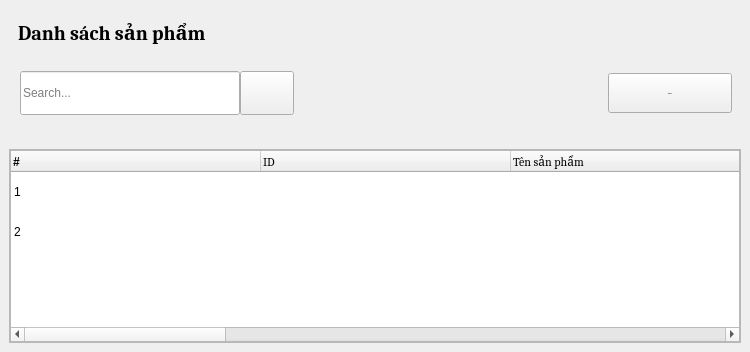
         <widget class="QWidget" name="product_page">
          <layout class="QGridLayout" name="gridLayout_8">
           <property name="leftMargin">
            <number>0</number>
           </property>
           <property name="topMargin">
            <number>0</number>
           </property>
           <property name="rightMargin">
            <number>0</number>
           </property>
           <property name="bottomMargin">
            <number>0</number>
           </property>
           <property name="spacing">
            <number>0</number>
           </property>
           <item row="0" column="0">
            <widget class="QWidget" name="userContainer" native="true">
             <layout class="QGridLayout" name="gridLayout_10">
              <property name="leftMargin">
               <number>0</number>
              </property>
              <property name="topMargin">
               <number>0</number>
              </property>
              <property name="rightMargin">
               <number>0</number>
              </property>
              <property name="bottomMargin">
               <number>0</number>
              </property>
              <item row="0" column="0">
               <widget class="QWidget" name="titleContainer" native="true">
                <property name="minimumSize">
                 <size>
                  <width>0</width>
                  <height>0</height>
                 </size>
                </property>
                <layout class="QGridLayout" name="gridLayout_12">
                 <item row="0" column="0">
                  <widget class="QWidget" name="widget_4" native="true">
                   <layout class="QVBoxLayout" name="verticalLayout_6">
                    <item>
                     <widget class="QLabel" name="label">
                      <property name="font">
                       <font>
                        <family>Cambria</family>
                        <pointsize>15</pointsize>
                        <bold>true</bold>
                       </font>
                      </property>
                      <property name="text">
                       <string>Danh sách sản phẩm</string>
                      </property>
                     </widget>
                    </item>
                   </layout>
                  </widget>
                 </item>
                 <item row="1" column="0">
                  <widget class="QWidget" name="widget_2" native="true">
                   <layout class="QHBoxLayout" name="horizontalLayout_6">
                    <item>
                     <widget class="QWidget" name="searchBoxContainer_4" native="true">
                      <layout class="QHBoxLayout" name="horizontalLayout_5">
                       <property name="spacing">
                        <number>0</number>
                       </property>
                       <property name="leftMargin">
                        <number>0</number>
                       </property>
                       <property name="topMargin">
                        <number>1</number>
                       </property>
                       <property name="rightMargin">
                        <number>0</number>
                       </property>
                       <property name="bottomMargin">
                        <number>1</number>
                       </property>
                       <item>
                        <layout class="QHBoxLayout" name="searchBox">
                         <property name="spacing">
                          <number>0</number>
                         </property>
                         <property name="leftMargin">
                          <number>2</number>
                         </property>
                         <item>
                          <widget class="QLineEdit" name="search_input_product_2">
                           <property name="minimumSize">
                            <size>
                             <width>220</width>
                             <height>44</height>
                            </size>
                           </property>
                           <property name="placeholderText">
                            <string>Search...</string>
                           </property>
                          </widget>
                         </item>
                         <item>
                          <widget class="QPushButton" name="search_btn_product_2">
                           <property name="sizePolicy">
                            <sizepolicy hsizetype="Preferred" vsizetype="Preferred">
                             <horstretch>0</horstretch>
                             <verstretch>0</verstretch>
                            </sizepolicy>
                           </property>
                           <property name="minimumSize">
                            <size>
                             <width>54</width>
                             <height>40</height>
                            </size>
                           </property>
                           <property name="maximumSize">
                            <size>
                             <width>40</width>
                             <height>16777215</height>
                            </size>
                           </property>
                           <property name="cursor">
                            <cursorShape>PointingHandCursor</cursorShape>
                           </property>
                           <property name="text">
                            <string/>
                           </property>
                           <property name="icon">
                            <iconset resource="../resource.qrc">
                             <normaloff>:/icon/resources/icon/search-13-48.ico</normaloff>:/icon/resources/icon/search-13-48.ico</iconset>
                           </property>
                          </widget>
                         </item>
                        </layout>
                       </item>
                      </layout>
                     </widget>
                    </item>
                    <item>
                     <spacer name="horizontalSpacer_3">
                      <property name="orientation">
                       <enum>Qt::Horizontal</enum>
                      </property>
                      <property name="sizeHint" stdset="0">
                       <size>
                        <width>308</width>
                        <height>20</height>
                       </size>
                      </property>
                     </spacer>
                    </item>
                    <item>
                     <widget class="QWidget" name="widget_5" native="true">
                      <property name="minimumSize">
                       <size>
                        <width>100</width>
                        <height>0</height>
                       </size>
                      </property>
                      <layout class="QVBoxLayout" name="verticalLayout_12">
                       <property name="spacing">
                        <number>0</number>
                       </property>
                       <property name="leftMargin">
                        <number>0</number>
                       </property>
                       <property name="topMargin">
                        <number>0</number>
                       </property>
                       <property name="rightMargin">
                        <number>0</number>
                       </property>
                       <property name="bottomMargin">
                        <number>0</number>
                       </property>
                       <item>
                        <widget class="QPushButton" name="btn_add_product">
                         <property name="minimumSize">
                          <size>
                           <width>124</width>
                           <height>40</height>
                          </size>
                         </property>
                         <property name="font">
                          <font>
                           <family>Cambria</family>
                           <pointsize>-1</pointsize>
                          </font>
                         </property>
                         <property name="cursor">
                          <cursorShape>PointingHandCursor</cursorShape>
                         </property>
                         <property name="text">
                          <string>Thêm mới</string>
                         </property>
                         <property name="icon">
                          <iconset resource="../resource.qrc">
                           <normaloff>:/icon/resources/icon/plus-solid.svg</normaloff>:/icon/resources/icon/plus-solid.svg</iconset>
                         </property>
                         <property name="autoRepeatInterval">
                          <number>100</number>
                         </property>
                        </widget>
                       </item>
                      </layout>
                     </widget>
                    </item>
                   </layout>
                  </widget>
                 </item>
                </layout>
               </widget>
              </item>
              <item row="1" column="0">
               <widget class="QWidget" name="tableContainer" native="true">
                <property name="sizePolicy">
                 <sizepolicy hsizetype="Preferred" vsizetype="Preferred">
                  <horstretch>0</horstretch>
                  <verstretch>0</verstretch>
                 </sizepolicy>
                </property>
                <layout class="QGridLayout" name="gridLayout_11">
                 <item row="0" column="0">
                  <widget class="QFrame" name="tableUserContainer">
                   <property name="frameShape">
                    <enum>QFrame::StyledPanel</enum>
                   </property>
                   <property name="frameShadow">
                    <enum>QFrame::Raised</enum>
                   </property>
                   <layout class="QGridLayout" name="gridLayout_9">
                    <property name="leftMargin">
                     <number>0</number>
                    </property>
                    <property name="topMargin">
                     <number>0</number>
                    </property>
                    <property name="rightMargin">
                     <number>0</number>
                    </property>
                    <property name="bottomMargin">
                     <number>0</number>
                    </property>
                    <property name="spacing">
                     <number>0</number>
                    </property>
                    <item row="0" column="0">
                     <widget class="QTableWidget" name="table_product">
                      <property name="enabled">
                       <bool>true</bool>
                      </property>
                      <property name="sizePolicy">
                       <sizepolicy hsizetype="Expanding" vsizetype="Expanding">
                        <horstretch>0</horstretch>
                        <verstretch>0</verstretch>
                       </sizepolicy>
                      </property>
                      <property name="cursor" stdset="0">
                       <cursorShape>PointingHandCursor</cursorShape>
                      </property>
                      <property name="focusPolicy">
                       <enum>Qt::NoFocus</enum>
                      </property>
                      <property name="acceptDrops">
                       <bool>false</bool>
                      </property>
                      <property name="frameShape">
                       <enum>QFrame::StyledPanel</enum>
                      </property>
                      <property name="frameShadow">
                       <enum>QFrame::Sunken</enum>
                      </property>
                      <property name="horizontalScrollBarPolicy">
                       <enum>Qt::ScrollBarAsNeeded</enum>
                      </property>
                      <property name="sizeAdjustPolicy">
                       <enum>QAbstractScrollArea::AdjustIgnored</enum>
                      </property>
                      <property name="autoScroll">
                       <bool>true</bool>
                      </property>
                      <property name="showDropIndicator" stdset="0">
                       <bool>true</bool>
                      </property>
                      <property name="dragEnabled">
                       <bool>false</bool>
                      </property>
                      <property name="alternatingRowColors">
                       <bool>false</bool>
                      </property>
                      <property name="selectionMode">
                       <enum>QAbstractItemView::SingleSelection</enum>
                      </property>
                      <property name="selectionBehavior">
                       <enum>QAbstractItemView::SelectRows</enum>
                      </property>
                      <property name="iconSize">
                       <size>
                        <width>0</width>
                        <height>0</height>
                       </size>
                      </property>
                      <property name="textElideMode">
                       <enum>Qt::ElideRight</enum>
                      </property>
                      <property name="verticalScrollMode">
                       <enum>QAbstractItemView::ScrollPerItem</enum>
                      </property>
                      <property name="horizontalScrollMode">
                       <enum>QAbstractItemView::ScrollPerItem</enum>
                      </property>
                      <property name="showGrid">
                       <bool>false</bool>
                      </property>
                      <property name="gridStyle">
                       <enum>Qt::NoPen</enum>
                      </property>
                      <property name="sortingEnabled">
                       <bool>false</bool>
                      </property>
                      <property name="rowCount">
                       <number>2</number>
                      </property>
                      <property name="columnCount">
                       <number>7</number>
                      </property>
                      <attribute name="horizontalHeaderVisible">
                       <bool>true</bool>
                      </attribute>
                      <attribute name="horizontalHeaderCascadingSectionResizes">
                       <bool>false</bool>
                      </attribute>
                      <attribute name="horizontalHeaderMinimumSectionSize">
                       <number>57</number>
                      </attribute>
                      <attribute name="horizontalHeaderDefaultSectionSize">
                       <number>250</number>
                      </attribute>
                      <attribute name="horizontalHeaderHighlightSections">
                       <bool>true</bool>
                      </attribute>
                      <attribute name="horizontalHeaderShowSortIndicator" stdset="0">
                       <bool>false</bool>
                      </attribute>
                      <attribute name="horizontalHeaderStretchLastSection">
                       <bool>true</bool>
                      </attribute>
                      <attribute name="verticalHeaderVisible">
                       <bool>false</bool>
                      </attribute>
                      <attribute name="verticalHeaderCascadingSectionResizes">
                       <bool>false</bool>
                      </attribute>
                      <attribute name="verticalHeaderMinimumSectionSize">
                       <number>21</number>
                      </attribute>
                      <attribute name="verticalHeaderDefaultSectionSize">
                       <number>40</number>
                      </attribute>
                      <attribute name="verticalHeaderHighlightSections">
                       <bool>true</bool>
                      </attribute>
                      <attribute name="verticalHeaderShowSortIndicator" stdset="0">
                       <bool>false</bool>
                      </attribute>
                      <attribute name="verticalHeaderStretchLastSection">
                       <bool>false</bool>
                      </attribute>
                      <row/>
                      <row/>
                      <column>
                       <property name="text">
                        <string>#</string>
                       </property>
                       <property name="font">
                        <font>
                         <bold>true</bold>
                        </font>
                       </property>
                       <property name="textAlignment">
                        <set>AlignLeading|AlignVCenter</set>
                       </property>
                      </column>
                      <column>
                       <property name="text">
                        <string>ID</string>
                       </property>
                       <property name="font">
                        <font>
                         <family>Cambria</family>
                        </font>
                       </property>
                       <property name="textAlignment">
                        <set>AlignLeading|AlignVCenter</set>
                       </property>
                      </column>
                      <column>
                       <property name="text">
                        <string>Tên sản phẩm</string>
                       </property>
                       <property name="font">
                        <font>
                         <family>Cambria</family>
                        </font>
                       </property>
                       <property name="textAlignment">
                        <set>AlignLeading|AlignVCenter</set>
                       </property>
                      </column>
                      <column>
                       <property name="text">
                        <string>Hình ảnh</string>
                       </property>
                       <property name="font">
                        <font>
                         <family>Cambria</family>
                        </font>
                       </property>
                       <property name="textAlignment">
                        <set>AlignLeading|AlignVCenter</set>
                       </property>
                      </column>
                      <column>
                       <property name="text">
                        <string>Giá</string>
                       </property>
                       <property name="font">
                        <font>
                         <family>Cambria</family>
                        </font>
                       </property>
                       <property name="textAlignment">
                        <set>AlignLeading|AlignVCenter</set>
                       </property>
                      </column>
                      <column>
                       <property name="text">
                        <string>Ngày sản xuất</string>
                       </property>
                       <property name="font">
                        <font>
                         <family>Cambria</family>
                        </font>
                       </property>
                       <property name="textAlignment">
                        <set>AlignLeading|AlignVCenter</set>
                       </property>
                      </column>
                      <column>
                       <property name="text">
                        <string>Thao tác</string>
                       </property>
                       <property name="font">
                        <font>
                         <family>Cambria</family>
                        </font>
                       </property>
                       <property name="textAlignment">
                        <set>AlignLeading|AlignVCenter</set>
                       </property>
                      </column>
                      <item row="0" column="0">
                       <property name="text">
                        <string>1</string>
                       </property>
                      </item>
                      <item row="1" column="0">
                       <property name="text">
                        <string>2</string>
                       </property>
                      </item>
                     </widget>
                    </item>
                   </layout>
                  </widget>
                 </item>
                </layout>
               </widget>
              </item>
             </layout>
            </widget>
           </item>
          </layout>
         </widget>
